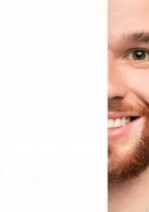
#> input picture referencia_cor/rosto_papel.jpg, 149 x 212 px; its folder holds 5 pictures in this run
$ python calibrate.py
#> lines starting #> are read from the running program, lines starting #| are printed output that depends on the picture; after the words box and inside, x2 and y2 are one past the last pixel; in counts of white or black regions, pixels touching at a corner belong together
### backend/processing/preprocess.py
"""
Pré-processamento: balanço de branco, normalização de exposição, conversão LAB/HSV.
"""
import io
import numpy as np
from PIL import Image
import cv2
from skimage import exposure


def load_image(bytes_io):
    """Carrega imagem a partir de bytes (BytesIO ou bytes)."""
    if hasattr(bytes_io, "getvalue"):
        data = bytes_io.getvalue()
    elif hasattr(bytes_io, "read"):
        data = bytes_io.read()
    else:
        data = bytes_io
    if not data or len(data) == 0:
        return None
    data = bytes(data)
    arr = np.frombuffer(data, dtype=np.uint8)
    img = cv2.imdecode(arr, cv2.IMREAD_COLOR)
    if img is None:
        pil = Image.open(io.BytesIO(data))
        img = cv2.cvtColor(np.array(pil), cv2.COLOR_RGB2BGR)
    return img


def normalize_exposure(img_bgr):
    """Normalização de exposição (CLAHE em L ou equalize)."""
    lab = cv2.cvtColor(img_bgr, cv2.COLOR_BGR2LAB)
    l, a, b = cv2.split(lab)
    clahe = cv2.createCLAHE(clipLimit=2.0, tileGridSize=(8, 8))
    l_norm = clahe.apply(l)
    lab_norm = cv2.merge([l_norm, a, b])
    return cv2.cvtColor(lab_norm, cv2.COLOR_LAB2BGR)


# [8 lines left out: function white_balance_simple, not called in this run]


def _detect_white_mask(lab_uint8, l_min=240, chroma_max=15):
    """Máscara de pixels brancos: L alto (OpenCV 0-255) e croma baixo em a,b."""
    l_ch = lab_uint8[:, :, 0]
    a_ch = lab_uint8[:, :, 1].astype(np.float32) - 128
    b_ch = lab_uint8[:, :, 2].astype(np.float32) - 128
    chroma = np.sqrt(a_ch**2 + b_ch**2)
    mask = (l_ch >= l_min) & (chroma <= chroma_max)
    return mask


def get_white_balance_correction(img_bgr, white_l_min=240, white_chroma_max=18):
    """
    Obtém a correção de branco (delta_a, delta_b) a partir de uma imagem que contém
    papel branco. Retorna (delta_a, delta_b) em escala OpenCV LAB (0-255).
    Use apply_white_balance_correction(img, da, db) para aplicar a outra imagem.
    Se não houver região branca suficiente, retorna (0, 0).
    """
    lab = cv2.cvtColor(img_bgr, cv2.COLOR_BGR2LAB)
    white_mask = _detect_white_mask(lab, l_min=white_l_min, chroma_max=white_chroma_max)
    n_white = np.sum(white_mask)
    if n_white < 100:
        return (0.0, 0.0)
    a_vals = lab[:, :, 1][white_mask]
    b_vals = lab[:, :, 2][white_mask]
    ref_a = float(np.median(a_vals))
    ref_b = float(np.median(b_vals))
    delta_a = ref_a - 128
    delta_b = ref_b - 128
    return (delta_a, delta_b)


# [8 lines left out: function apply_white_balance_correction, not called in this run]


def white_balance_by_reference(img_bgr, white_l_min=240, white_chroma_max=18):
    """
    Balanço de branco usando região de papel branco na imagem.
    Detecta pixels com L alto e croma baixo (neutros), calcula o desvio médio a,b
    e corrige a imagem para que essa região fique neutra (a,b=128 em OpenCV).
    """
    lab = cv2.cvtColor(img_bgr, cv2.COLOR_BGR2LAB)
    white_mask = _detect_white_mask(lab, l_min=white_l_min, chroma_max=white_chroma_max)
    n_white = np.sum(white_mask)
    if n_white < 100:
        return white_balance_simple(img_bgr)
    a_vals = lab[:, :, 1][white_mask]
    b_vals = lab[:, :, 2][white_mask]
    ref_a = float(np.median(a_vals))
    ref_b = float(np.median(b_vals))
    lab[:, :, 1] = np.clip(lab[:, :, 1] - (ref_a - 128), 0, 255).astype(np.uint8)
    lab[:, :, 2] = np.clip(lab[:, :, 2] - (ref_b - 128), 0, 255).astype(np.uint8)
    return cv2.cvtColor(lab, cv2.COLOR_LAB2BGR)


def to_lab(img_bgr):
    """Converte BGR para LAB (L em [0,100], a,b ~[-128,127])."""
    lab = cv2.cvtColor(img_bgr, cv2.COLOR_BGR2LAB)
    l, a, b = cv2.split(lab)
    l_scale = l.astype(np.float32) * (100 / 255)
    a_scale = a.astype(np.float32) - 128
    b_scale = b.astype(np.float32) - 128
    return np.stack([l_scale, a_scale, b_scale], axis=-1)


def to_hsv(img_bgr):
    """Converte BGR para HSV (H 0-180 OpenCV, S,V 0-255)."""
    return cv2.cvtColor(img_bgr, cv2.COLOR_BGR2HSV)


def preprocess_pipeline(img_bytes, apply_white_balance=True, apply_exposure=True, use_white_reference=True, wb_correction=None):
    """
    Pipeline de pré-processamento.
    wb_correction: opcional (delta_a, delta_b) da imagem "rosto com papel"; quando dado, aplica
    essa correção em vez de detectar branco na própria imagem.
    Retorna dict com 'bgr', 'lab', 'hsv', 'bgr_norm' (normalizado).
    """
    img = load_image(img_bytes)
    if img is None:
        return None
    if apply_white_balance:
        if wb_correction is not None and len(wb_correction) >= 2:
            img = apply_white_balance_correction(img, wb_correction[0], wb_correction[1])
        elif use_white_reference:
            img = white_balance_by_reference(img)
        else:
            img = white_balance_simple(img)
    if apply_exposure:
        img = normalize_exposure(img)
    lab = to_lab(img)
    hsv = to_hsv(img)
    return {
        "bgr": img,
        "lab": lab,
        "hsv": hsv,
        "shape": img.shape,
    }

### backend/processing/segment.py
"""
Segmentação: rosto, pele, cabelo usando MediaPipe + OpenCV.
"""
import numpy as np
import cv2


def segment_face_mediapipe(img_bgr, mp_face=None):
    """
    Retorna máscara do rosto (região facial) usando MediaPipe Face Mesh.
    Se mp_face for None, usa região central como fallback (retângulo).
    """
    try:
        import mediapipe as mp
        if mp_face is None:
            mp_face = mp.solutions.face_mesh.FaceMesh(
                static_image_mode=True,
                max_num_faces=1,
                refine_landmarks=True,
                min_detection_confidence=0.5,
            )
        rgb = cv2.cvtColor(img_bgr, cv2.COLOR_BGR2RGB)
        h, w = img_bgr.shape[:2]
        results = mp_face.process(rgb)
        mask = np.zeros((h, w), dtype=np.uint8)
        if results.multi_face_landmarks:
            pts = []
            for lm in results.multi_face_landmarks[0].landmark:
                x, y = int(lm.x * w), int(lm.y * h)
                pts.append([x, y])
            pts = np.array(pts, dtype=np.int32)
            cv2.fillConvexPoly(mask, pts, 255)
        return mask
    except Exception:
        h, w = img_bgr.shape[:2]
        # Fallback: centro 60% da imagem (assume rosto no centro)
        x1, x2 = int(w * 0.2), int(w * 0.8)
        y1, y2 = int(h * 0.2), int(h * 0.75)
        mask = np.zeros((h, w), dtype=np.uint8)
        mask[y1:y2, x1:x2] = 255
        return mask


# [58 lines left out: functions segment_skin_region, segment_hair_region, get_region_pixels, not called in this run]

### backend/scripts/calibrate.py
"""
Script de calibração: roda o pipeline nas imagens de referencia_cor e compara
com as cores dos .txt (extraídas por ferramenta profissional). Calcula offset
LAB para aplicar no pipeline e deixar resultados condizentes.
Execute na raiz do projeto: python -m backend.scripts.calibrate
"""
import io
import os
import re
import sys
import json

# raiz do repositório (pasta que contém backend/ e referencia_cor/)
ROOT = os.path.abspath(os.path.join(os.path.dirname(__file__), "..", ".."))
REF_DIR = os.path.join(ROOT, "referencia_cor")
sys.path.insert(0, os.path.join(ROOT, "backend"))

from processing.preprocess import preprocess_pipeline
from processing.segment import segment_face_mediapipe, segment_skin_region, segment_hair_region, get_region_pixels
from processing.extract import extract_region_features
from processing.recommend import hex_to_lab, lab_to_hex


def parse_hex_from_txt(txt_path, exclude_white=True):
    """Extrai listagem de cores HEX de um arquivo .txt no formato --name: #RRGGBBff; ou $name: #RRGGBBff;"""
    if not os.path.isfile(txt_path):
        return []
    with open(txt_path, "r", encoding="utf-8") as f:
        text = f.read()
    # Match #RRGGBB ou #RRGGBBff
    hexes = re.findall(r"#([0-9A-Fa-f]{6})(?:[0-9A-Fa-f]{2})?\b", text)
    out = []
    for h in hexes:
        hex_str = "#" + h
        if exclude_white:
            r, g, b = int(h[0:2], 16), int(h[2:4], 16), int(h[4:6], 16)
            if r >= 250 and g >= 250 and b >= 250:
                continue
            if r <= 5 and g <= 5 and b <= 5:
                continue
        out.append(hex_str)
    return list(dict.fromkeys(out))


def delta_e_lab(lab1, lab2):
    """Delta E (Euclidiano) entre dois LAB: sqrt((L1-L2)^2 + (a1-a2)^2 + (b1-b2)^2)."""
    import math
    return math.sqrt((lab1[0] - lab2[0])**2 + (lab1[1] - lab2[1])**2 + (lab1[2] - lab2[2])**2)


def match_percent(delta_e):
    """Coincidência aproximada em %: delta_E ~0 => 100%, ~10 => 0%. Objetivo: >= 95%."""
    return max(0.0, min(100.0, 100.0 - delta_e * 5.0))


def run_pipeline_on_image(img_path, region="skin", face_mask=None, wb_correction=None):
    """Roda preprocess + segment + extract e retorna mean_lab (L 0-100, a,b float) ou None."""
    if not os.path.isfile(img_path):
        return None
    with open(img_path, "rb") as f:
        data = f.read()
    pre = preprocess_pipeline(io.BytesIO(data), wb_correction=wb_correction)
    if not pre:
        return None
    bgr, lab = pre["bgr"], pre["lab"]
    if region == "skin":
        if face_mask is None:
            face_mask = segment_face_mediapipe(bgr)
        skin_mask = segment_skin_region(bgr, face_mask)
        pixels = get_region_pixels(lab, skin_mask)
    else:
        hair_mask = segment_hair_region(bgr, None)
        pixels = get_region_pixels(lab, hair_mask)
    feat = extract_region_features(pixels)
    if not feat or not feat.get("mean_lab"):
        return None
    return feat["mean_lab"]


def main():
    # (imagem, arquivo_txt, região)
    # (imagem, txt, região pipeline, região calibração para API)
    cases = [
        (os.path.join(REF_DIR, "rosto_papel.jpg"), os.path.join(REF_DIR, "rosto_papel.txt"), "skin", "skin_face"),
        (os.path.join(REF_DIR, "rosto.png"), os.path.join(REF_DIR, "rosto.txt"), "skin", "skin_face"),
        (os.path.join(REF_DIR, "interno_braco.png"), os.path.join(REF_DIR, "interno_braco.txt"), "skin", "skin_arm"),
        (os.path.join(REF_DIR, "externo_braco.png"), os.path.join(REF_DIR, "externo_braco.txt"), "skin", "skin_arm"),
        (os.path.join(REF_DIR, "cabelo.png"), os.path.join(REF_DIR, "cor_cabelo.txt"), "hair", "hair"),
    ]
    offsets_by_region = {"skin_face": [], "skin_arm": [], "hair": []}  # list of (dL, da, db)
    results = []

    # Usar rosto_papel para extrair WB e aplicar em todas (simula fluxo real)
    from processing.preprocess import get_white_balance_correction, load_image
    wb_correction = None
    rosto_papel_path = os.path.join(REF_DIR, "rosto_papel.jpg")
    if os.path.isfile(rosto_papel_path):
        with open(rosto_papel_path, "rb") as f:
            img_papel = load_image(io.BytesIO(f.read()))
#> in load_image, img is the input picture: shape (212, 149, 3); mean B, G, R 217.7, 223.9, 239.1
        if img_papel is not None:
            da, db = get_white_balance_correction(img_papel)
#> in get_white_balance_correction, `lab = cv2.cvtColor(img_bgr, cv2.COLOR_BGR2LAB)`: lab: shape (212, 149, 3); mean of channels 0, 1, 2 229.3, 133, 133.6
#> in _detect_white_mask, `chroma = np.sqrt(a_ch**2 + b_ch**2)`:
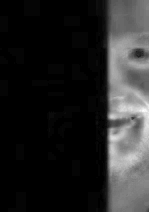
#> chroma: shape (212, 149) float32; min 0, max 50.33, mean 7.7; drawn with min black and max white
#> in _detect_white_mask, `mask = (l_ch >= l_min) & (chroma <= chroma_max)`:
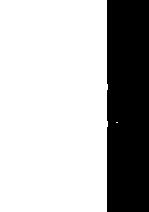
#> mask: shape (212, 149) bool; 71.9% white; 1 black region, box (x1, y1, x2, y2) and area: (107, 0, 149, 212) 8890
#> in get_white_balance_correction, `n_white = np.sum(white_mask)`: n_white = 22698
#> in get_white_balance_correction, `ref_a = float(np.median(a_vals))`: ref_a = 128
#> in get_white_balance_correction, `delta_a = ref_a - 128`: delta_a = 0
#> da = 0; db = 0
            if abs(da) > 0.5 or abs(db) > 0.5:
                wb_correction = (da, db)
                print("WB a partir de rosto_papel.jpg: delta_a=%.1f delta_b=%.1f" % (da, db))

    for img_path, txt_path, region, region_key in cases:
        # rosto_papel é a fonte do WB; as outras imagens usam essa correção
        use_wb = wb_correction if os.path.basename(img_path) != "rosto_papel.jpg" else None
        our_lab = run_pipeline_on_image(img_path, region, wb_correction=use_wb)
#> in white_balance_by_reference, `n_white = np.sum(white_mask)`: n_white = 22698
#> in white_balance_by_reference, `ref_a = float(np.median(a_vals))`: ref_a = 128
#> in normalize_exposure, `lab = cv2.cvtColor(img_bgr, cv2.COLOR_BGR2LAB)`: lab: shape (212, 149, 3); mean of channels 0, 1, 2 229.4, 133, 133.6
#> in normalize_exposure, `l, a, b = cv2.split(lab)`:
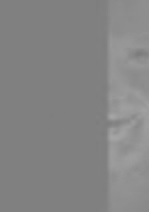
#> a: shape (212, 149); min 124, max 165, mean 133
#> in normalize_exposure, `l_norm = clahe.apply(l)`:
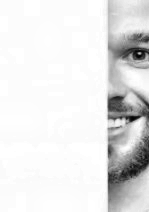
#> l_norm: shape (212, 149); min 4, max 255, mean 229.2
#> in normalize_exposure, `lab_norm = cv2.merge([l_norm, a, b])`: lab_norm: shape (212, 149, 3); mean of channels 0, 1, 2 229.2, 133, 133.6
#> in to_lab, `lab = cv2.cvtColor(img_bgr, cv2.COLOR_BGR2LAB)`: lab: shape (212, 149, 3); mean of channels 0, 1, 2 229.3, 132.6, 133.5
#> in to_lab, `l_scale = l.astype(np.float32) * (100 / 255)`:
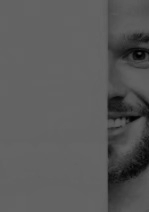
#> l_scale: shape (212, 149) float32; min 1.96, max 100, mean 89.9
#> in to_lab, `a_scale = a.astype(np.float32) - 128`:
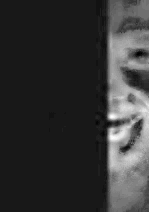
#> a_scale: shape (212, 149) float32; min -4, max 37, mean 4.6; drawn with min black and max white
#> in to_lab, `return np.stack([l_scale, a_scale, b_scale], axis=-1)`:
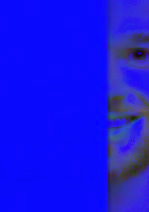
#> returned value: shape (212, 149, 3) float32; mean of channels 0, 1, 2 89.9, 4.6, 5.5; drawn with min black and max white
#> in to_hsv, `return cv2.cvtColor(img_bgr, cv2.COLOR_BGR2HSV)`: returned value: shape (212, 149, 3); mean H, S, V 8.8, 29.2, 238.1
#> in run_pipeline_on_image, `pre = preprocess_pipeline(io.BytesIO(data), wb_correction=wb_correction)`: pre = 4 items
        ref_hexes = parse_hex_from_txt(txt_path)
        if not ref_hexes:
            if our_lab is not None:
                our_hex = lab_to_hex(our_lab[0], our_lab[1], our_lab[2])
                print(os.path.basename(img_path), "our", our_hex, "(sem ref em", os.path.basename(txt_path) + ")")
            else:
                print("Skip (no ref hex):", txt_path)
            continue
        ref_labs = [hex_to_lab(h) for h in ref_hexes]
        ref_L = sum(l[0] for l in ref_labs) / len(ref_labs)
        ref_a = sum(l[1] for l in ref_labs) / len(ref_labs)
        ref_b = sum(l[2] for l in ref_labs) / len(ref_labs)
        if our_lab is None:
            print("Skip (pipeline failed):", img_path)
            continue
        oL, oa, ob = our_lab[0], our_lab[1], our_lab[2]
        dL = ref_L - oL
        da = ref_a - oa
        db = ref_b - ob
        offsets_by_region[region_key].append((dL, da, db))
        our_hex = lab_to_hex(oL, oa, ob)
        ref_hex_approx = lab_to_hex(ref_L, ref_a, ref_b)
        de = delta_e_lab(our_lab, [ref_L, ref_a, ref_b])
        pct = match_percent(de)
        results.append({
            "image": os.path.basename(img_path),
            "region_key": region_key,
            "our_lab": our_lab,
            "our_hex": our_hex,
            "ref_lab": [ref_L, ref_a, ref_b],
            "ref_hex": ref_hex_approx,
            "offset": [round(dL, 2), round(da, 2), round(db, 2)],
            "delta_e": round(de, 2),
            "match_percent": round(pct, 1),
        })
        print(os.path.basename(img_path), "our", our_hex, "ref~", ref_hex_approx, "offset L,a,b:", round(dL, 1), round(da, 1), round(db, 1), "| delta_E=%.1f coincidência=%.0f%%" % (de, pct))

    import numpy as np
    # Calibração por região (skin_face, skin_arm, hair)
    # skin_face: offset de rosto_papel (cenário com papel)
    # skin_arm: offset só de interno_braco.png (referência confiável; externo_braco pode ter fallback impreciso)
    by_region = {}
    for rk, offsets in offsets_by_region.items():
        if not offsets:
            continue
        if rk == "skin_face" and len(offsets) >= 1:
            first = offsets[0]
            by_region[rk] = [round(first[0], 4), round(first[1], 4), round(first[2], 4)]
        elif rk == "skin_arm":
            # Usar só o primeiro (interno_braco) para não estragar com externo_braco
            first = offsets[0]
            by_region[rk] = [round(first[0], 4), round(first[1], 4), round(first[2], 4)]
        else:
            dLs = [x[0] for x in offsets]
            dAs = [x[1] for x in offsets]
            dBs = [x[2] for x in offsets]
            by_region[rk] = [
                round(float(np.median(dLs)), 4),
                round(float(np.median(dAs)), 4),
                round(float(np.median(dBs)), 4),
            ]
    # Fallback global (mediana de todos os offsets)
    all_offsets = []
    for off_list in offsets_by_region.values():
        all_offsets.extend(off_list)
    if not all_offsets:
        print("Nenhum par nosso/ref válido. Verifique imagens e .txt em referencia_cor/")
        return
    calib_L = float(np.median([x[0] for x in all_offsets]))
    calib_a = float(np.median([x[1] for x in all_offsets]))
    calib_b = float(np.median([x[2] for x in all_offsets]))
    calibration = {
        "offset_L": round(calib_L, 4),
        "offset_a": round(calib_a, 4),
        "offset_b": round(calib_b, 4),
        "by_region": by_region,
    }
    out_path = os.path.join(ROOT, "backend", "processing", "calib.json")
    with open(out_path, "w", encoding="utf-8") as f:
        json.dump(calibration, f, indent=2)
    print("\nCalibração salva em", out_path, ":", calibration)

    # Coincidência após aplicar calibração por região
    print("\nCoincidência após calibração (por região):")
    for r in results:
        o = r["our_lab"]
        rk = r.get("region_key", "skin_face")
        off = by_region.get(rk, [calib_L, calib_a, calib_b])
        calib_L_app = o[0] + off[0]
        calib_a_app = o[1] + off[1]
        calib_b_app = o[2] + off[2]
        ref = r["ref_lab"]
        de_after = delta_e_lab([calib_L_app, calib_a_app, calib_b_app], ref)
        pct_after = match_percent(de_after)
        r["delta_e_after_calib"] = round(de_after, 2)
        r["match_percent_after_calib"] = round(pct_after, 1)
        print("  %s (%s): delta_E=%.1f coincidência=%.0f%%" % (r["image"], rk, de_after, pct_after))
    avg_match = sum(r.get("match_percent_after_calib", 0) for r in results) / max(1, len(results))
    print("  Média coincidência: %.0f%% (objetivo >= 95%%)" % avg_match)

    with open(os.path.join(ROOT, "backend", "scripts", "calib_report.json"), "w", encoding="utf-8") as f:
        json.dump({"calibration": calibration, "per_image": results}, f, indent=2)
    print("\nRelatório por imagem: backend/scripts/calib_report.json")


if __name__ == "__main__":
    main()
#> (the call stopped at in segment_face_mediapipe, `mp_face = mp.solutions.face_mesh.FaceMesh( static_image_mode=True, max..`: mediapipe is not available in this run)
